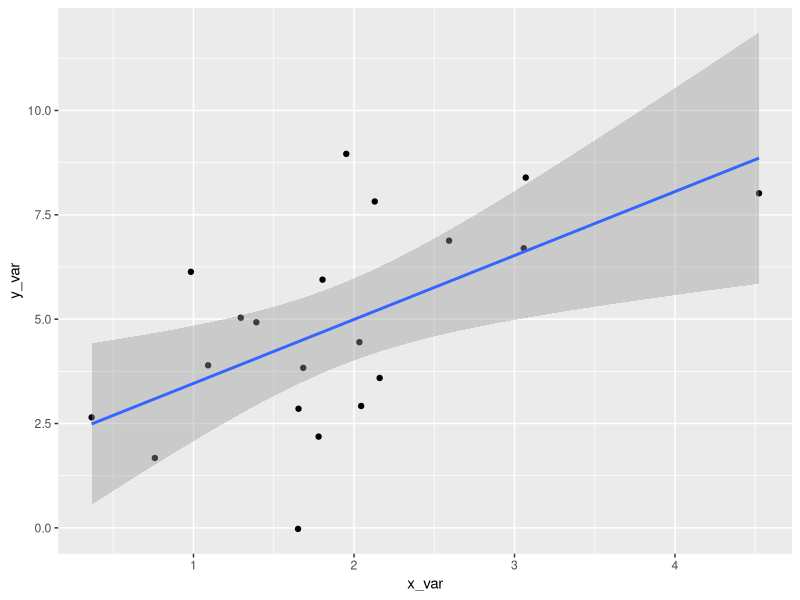

Recreate this plot in R.
## ---- chunk 1
# Description ------------------
# A script that simulates data for my yellow birch regeneration project.  This script creates simulated data based on the real parameters from my dataset and then runs a linear model and graphs the results.  The independent variable is the size of the fallen over root mounds that the yellow brich are growing on and the dependent variable is the density of yellow birch seedlings growing on the root mound.

#  20 Mar 2022
#SPC

# Initialize -------------------
library(tidyverse)
library(ggplot2)
#set.seed(100)

#library(TeachingDemos)
# char2seed("espresso withdrawal")
# char2seed("espresso withdrawal", set = FALSE)

# Load Functions ---------------

# FUNCTION:create_data
# purpose: Create simulated data for linear model using known parameters from my data
# input: lm data parameters -  slope
# output: A data frame containing the simulated data set based on the given parameters
# ------------------------
create_data <- function(slope = runif(1), n = 10, mean = 50, sd = 10, intercept = 0) {
  noise <- rnorm(n = n, mean = 0, sd = 2)
  x_val  <- rnorm(n = n, mean = mean, sd = sd)
  y_val <- slope*x_val + noise + intercept
  df <- data.frame(x_val, y_val)
  
  return(df)
}


##########################
# FUNCTION:run_model
# purpose: Use x and y vectors to create a linear model
# input:x and y vectors of the same length 
# output: A summary of the results from a linear model run on these vectors
# ------------------------
run_model <- function(x= NULL, y = NULL) {
  if(is.null(x)) print("No Data!") else
  lm1 <- lm(x ~ y)
  summary(lm1)
}

##########################
# FUNCTION:graph_results
# purpose: Graph the simulated data
# input: x and y vectors of the same length that can be graphed in a scatterplot
# output: A scatterplot of the two given vectors
# ------------------------
graph_results <- function(x_var=runif(10), y_var=runif(10)) {
  d_frame <- data.frame(x_var, y_var)
  reg_plot <- ggplot(data = d_frame) +
    aes(x=x_var, y=y_var) +
    geom_point() +
    stat_smooth(method=lm, se=0.95)
  print(reg_plot)
  message("regression data plotted")
  #ggsave(filename="reg_plot.pdf",
   #      plot=reg_plot,
    #     device="pdf")
}


# Global Variables -------------
df1 <- create_data(slope=2.5, n=20, mean=1.8, sd=0.7)

# Program Body -----------------
run_model(x = df1$x_val, y = df1$y_val)

graph_results(x_var = df1$x_val, y_var = df1$y_val)

## ---- chunk 2
